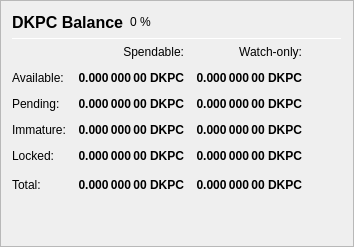
                   <widget class="QFrame" name="frame_Balances">
                    <property name="frameShape">
                     <enum>QFrame::StyledPanel</enum>
                    </property>
                    <property name="frameShadow">
                     <enum>QFrame::Raised</enum>
                    </property>
                    <layout class="QVBoxLayout" name="verticalLayout_4">
                     <item>
                      <layout class="QHBoxLayout" name="horizontalLayout_4">
                       <item>
                        <widget class="QLabel" name="label_5">
                         <property name="minimumSize">
                          <size>
                           <width>0</width>
                           <height>20</height>
                          </size>
                         </property>
                         <property name="font">
                          <font>
                           <pointsize>12</pointsize>
                           <weight>75</weight>
                           <bold>true</bold>
                          </font>
                         </property>
                         <property name="text">
                          <string>DKPC Balance</string>
                         </property>
                        </widget>
                       </item>
                       <item>
                        <widget class="QLabel" name="labelDKPCPercent">
                         <property name="text">
                          <string notr="true">0 %</string>
                         </property>
                        </widget>
                       </item>
                       <item>
                        <spacer name="horizontalSpacer_3">
                         <property name="orientation">
                          <enum>Qt::Horizontal</enum>
                         </property>
                         <property name="sizeHint" stdset="0">
                          <size>
                           <width>40</width>
                           <height>20</height>
                          </size>
                         </property>
                        </spacer>
                       </item>
                      </layout>
                     </item>
                     <item>
                      <widget class="Line" name="line_Balance">
                       <property name="minimumSize">
                        <size>
                         <width>0</width>
                         <height>1</height>
                        </size>
                       </property>
                       <property name="maximumSize">
                        <size>
                         <width>16777215</width>
                         <height>1</height>
                        </size>
                       </property>
                       <property name="orientation">
                        <enum>Qt::Horizontal</enum>
                       </property>
                      </widget>
                     </item>
                     <item>
                      <layout class="QGridLayout" name="gridLayout">
                       <property name="spacing">
                        <number>12</number>
                       </property>
                       <item row="0" column="1">
                        <widget class="QLabel" name="labelSpendable">
                         <property name="text">
                          <string>Spendable:</string>
                         </property>
                         <property name="alignment">
                          <set>Qt::AlignRight|Qt::AlignTrailing|Qt::AlignVCenter</set>
                         </property>
                        </widget>
                       </item>
                       <item row="0" column="2">
                        <widget class="QLabel" name="labelWatchonly">
                         <property name="text">
                          <string>Watch-only:</string>
                         </property>
                         <property name="alignment">
                          <set>Qt::AlignRight|Qt::AlignTrailing|Qt::AlignVCenter</set>
                         </property>
                        </widget>
                       </item>
                       <item row="1" column="0">
                        <widget class="QLabel" name="labelBalanceText">
                         <property name="text">
                          <string>Available:</string>
                         </property>
                        </widget>
                       </item>
                       <item row="1" column="1">
                        <widget class="QLabel" name="labelBalance">
                         <property name="font">
                          <font>
                           <weight>75</weight>
                           <bold>true</bold>
                          </font>
                         </property>
                         <property name="cursor">
                          <cursorShape>IBeamCursor</cursorShape>
                         </property>
                         <property name="toolTip">
                          <string>Your current spendable balance</string>
                         </property>
                         <property name="text">
                          <string notr="true">0.000 000 00 DKPC</string>
                         </property>
                         <property name="alignment">
                          <set>Qt::AlignRight|Qt::AlignTrailing|Qt::AlignVCenter</set>
                         </property>
                         <property name="textInteractionFlags">
                          <set>Qt::LinksAccessibleByMouse|Qt::TextSelectableByKeyboard|Qt::TextSelectableByMouse</set>
                         </property>
                        </widget>
                       </item>
                       <item row="1" column="2">
                        <widget class="QLabel" name="labelWatchAvailable">
                         <property name="font">
                          <font>
                           <weight>75</weight>
                           <bold>true</bold>
                          </font>
                         </property>
                         <property name="cursor">
                          <cursorShape>IBeamCursor</cursorShape>
                         </property>
                         <property name="toolTip">
                          <string>Your current balance in watch-only addresses</string>
                         </property>
                         <property name="text">
                          <string notr="true">0.000 000 00 DKPC</string>
                         </property>
                         <property name="alignment">
                          <set>Qt::AlignRight|Qt::AlignTrailing|Qt::AlignVCenter</set>
                         </property>
                         <property name="textInteractionFlags">
                          <set>Qt::LinksAccessibleByMouse|Qt::TextSelectableByKeyboard|Qt::TextSelectableByMouse</set>
                         </property>
                        </widget>
                       </item>
                       <item row="2" column="0">
                        <widget class="QLabel" name="labelPendingText">
                         <property name="text">
                          <string>Pending:</string>
                         </property>
                        </widget>
                       </item>
                       <item row="2" column="1">
                        <widget class="QLabel" name="labelUnconfirmed">
                         <property name="font">
                          <font>
                           <weight>75</weight>
                           <bold>true</bold>
                          </font>
                         </property>
                         <property name="cursor">
                          <cursorShape>IBeamCursor</cursorShape>
                         </property>
                         <property name="toolTip">
                          <string>Total of transactions that have yet to be confirmed, and do not yet count toward the spendable balance</string>
                         </property>
                         <property name="text">
                          <string notr="true">0.000 000 00 DKPC</string>
                         </property>
                         <property name="alignment">
                          <set>Qt::AlignRight|Qt::AlignTrailing|Qt::AlignVCenter</set>
                         </property>
                         <property name="textInteractionFlags">
                          <set>Qt::LinksAccessibleByMouse|Qt::TextSelectableByKeyboard|Qt::TextSelectableByMouse</set>
                         </property>
                        </widget>
                       </item>
                       <item row="2" column="2">
                        <widget class="QLabel" name="labelWatchPending">
                         <property name="font">
                          <font>
                           <weight>75</weight>
                           <bold>true</bold>
                          </font>
                         </property>
                         <property name="cursor">
                          <cursorShape>IBeamCursor</cursorShape>
                         </property>
                         <property name="toolTip">
                          <string>Unconfirmed transactions to watch-only addresses</string>
                         </property>
                         <property name="text">
                          <string notr="true">0.000 000 00 DKPC</string>
                         </property>
                         <property name="alignment">
                          <set>Qt::AlignRight|Qt::AlignTrailing|Qt::AlignVCenter</set>
                         </property>
                         <property name="textInteractionFlags">
                          <set>Qt::LinksAccessibleByMouse|Qt::TextSelectableByKeyboard|Qt::TextSelectableByMouse</set>
                         </property>
                        </widget>
                       </item>
                       <item row="3" column="0">
                        <widget class="QLabel" name="labelImmatureText">
                         <property name="text">
                          <string>Immature:</string>
                         </property>
                        </widget>
                       </item>
                       <item row="3" column="1">
                        <widget class="QLabel" name="labelImmature">
                         <property name="font">
                          <font>
                           <weight>75</weight>
                           <bold>true</bold>
                          </font>
                         </property>
                         <property name="cursor">
                          <cursorShape>IBeamCursor</cursorShape>
                         </property>
                         <property name="toolTip">
                          <string>Staked or masternode rewards that has not yet matured</string>
                         </property>
                         <property name="text">
                          <string notr="true">0.000 000 00 DKPC</string>
                         </property>
                         <property name="alignment">
                          <set>Qt::AlignRight|Qt::AlignTrailing|Qt::AlignVCenter</set>
                         </property>
                         <property name="textInteractionFlags">
                          <set>Qt::LinksAccessibleByMouse|Qt::TextSelectableByKeyboard|Qt::TextSelectableByMouse</set>
                         </property>
                        </widget>
                       </item>
                       <item row="3" column="2">
                        <widget class="QLabel" name="labelWatchImmature">
                         <property name="font">
                          <font>
                           <weight>75</weight>
                           <bold>true</bold>
                          </font>
                         </property>
                         <property name="cursor">
                          <cursorShape>IBeamCursor</cursorShape>
                         </property>
                         <property name="toolTip">
                          <string>Staked or masternode rewards in watch-only addresses that has not yet matured</string>
                         </property>
                         <property name="text">
                          <string notr="true">0.000 000 00 DKPC</string>
                         </property>
                         <property name="alignment">
                          <set>Qt::AlignRight|Qt::AlignTrailing|Qt::AlignVCenter</set>
                         </property>
                         <property name="textInteractionFlags">
                          <set>Qt::LinksAccessibleByMouse|Qt::TextSelectableByKeyboard|Qt::TextSelectableByMouse</set>
                         </property>
                        </widget>
                       </item>
                       <item row="4" column="0">
                        <widget class="QLabel" name="labelLockedBalanceText">
                         <property name="toolTip">
                          <string>Locked DKPC or Masternode collaterals. These are excluded from zDKPC minting.</string>
                         </property>
                         <property name="text">
                          <string>Locked:</string>
                         </property>
                        </widget>
                       </item>
                       <item row="4" column="1">
                        <widget class="QLabel" name="labelLockedBalance">
                         <property name="font">
                          <font>
                           <weight>75</weight>
                           <bold>true</bold>
                          </font>
                         </property>
                         <property name="cursor">
                          <cursorShape>IBeamCursor</cursorShape>
                         </property>
                         <property name="toolTip">
                          <string>Locked DKPC or Masternode collaterals. These are excluded from zDKPC minting.</string>
                         </property>
                         <property name="text">
                          <string notr="true">0.000 000 00 DKPC</string>
                         </property>
                         <property name="alignment">
                          <set>Qt::AlignRight|Qt::AlignTrailing|Qt::AlignVCenter</set>
                         </property>
                         <property name="textInteractionFlags">
                          <set>Qt::LinksAccessibleByMouse|Qt::TextSelectableByKeyboard|Qt::TextSelectableByMouse</set>
                         </property>
                        </widget>
                       </item>
                       <item row="4" column="2">
                        <widget class="QLabel" name="labelWatchLocked">
                         <property name="font">
                          <font>
                           <weight>75</weight>
                           <bold>true</bold>
                          </font>
                         </property>
                         <property name="cursor">
                          <cursorShape>IBeamCursor</cursorShape>
                         </property>
                         <property name="toolTip">
                          <string>Current locked balance in watch-only addresses</string>
                         </property>
                         <property name="text">
                          <string notr="true">0.000 000 00 DKPC</string>
                         </property>
                         <property name="alignment">
                          <set>Qt::AlignRight|Qt::AlignTrailing|Qt::AlignVCenter</set>
                         </property>
                         <property name="textInteractionFlags">
                          <set>Qt::LinksAccessibleByMouse|Qt::TextSelectableByKeyboard|Qt::TextSelectableByMouse</set>
                         </property>
                        </widget>
                       </item>
                       <item row="5" column="0">
                        <widget class="QLabel" name="labelTotalText">
                         <property name="text">
                          <string>Total:</string>
                         </property>
                         <property name="toolTip">
                          <string>Your current DarkPayCoin balance, unconfirmed and immature transactions included</string>
                         </property>
                        </widget>
                       </item>
                       <item row="5" column="1">
                        <widget class="QLabel" name="labelTotal">
                         <property name="font">
                          <font>
                           <weight>75</weight>
                           <bold>true</bold>
                          </font>
                         </property>
                         <property name="cursor">
                          <cursorShape>IBeamCursor</cursorShape>
                         </property>
                         <property name="toolTip">
                          <string>Your current DarkPayCoin balance, unconfirmed and immature transactions included</string>
                         </property>
                         <property name="text">
                          <string notr="true">0.000 000 00 DKPC</string>
                         </property>
                         <property name="alignment">
                          <set>Qt::AlignRight|Qt::AlignTrailing|Qt::AlignVCenter</set>
                         </property>
                         <property name="textInteractionFlags">
                          <set>Qt::LinksAccessibleByMouse|Qt::TextSelectableByKeyboard|Qt::TextSelectableByMouse</set>
                         </property>
                        </widget>
                       </item>
                       <item row="5" column="2">
                        <widget class="QLabel" name="labelWatchTotal">
                         <property name="font">
                          <font>
                           <weight>75</weight>
                           <bold>true</bold>
                          </font>
                         </property>
                         <property name="cursor">
                          <cursorShape>IBeamCursor</cursorShape>
                         </property>
                         <property name="toolTip">
                          <string>Current total balance in watch-only addresses</string>
                         </property>
                         <property name="text">
                          <string notr="true">0.000 000 00 DKPC</string>
                         </property>
                         <property name="alignment">
                          <set>Qt::AlignRight|Qt::AlignTrailing|Qt::AlignVCenter</set>
                         </property>
                         <property name="textInteractionFlags">
                          <set>Qt::LinksAccessibleByMouse|Qt::TextSelectableByKeyboard|Qt::TextSelectableByMouse</set>
                         </property>
                        </widget>
                       </item>
                       <item row="5" column="3">
                        <spacer name="horizontalSpacer_9">
                         <property name="orientation">
                          <enum>Qt::Horizontal</enum>
                         </property>
                         <property name="sizeHint" stdset="0">
                          <size>
                           <width>40</width>
                           <height>20</height>
                          </size>
                         </property>
                        </spacer>
                       </item>
                      </layout>
                     </item>
                     <item>
                      <spacer name="verticalSpacer_3">
                       <property name="orientation">
                        <enum>Qt::Vertical</enum>
                       </property>
                       <property name="sizeHint" stdset="0">
                        <size>
                         <width>20</width>
                         <height>40</height>
                        </size>
                       </property>
                      </spacer>
                     </item>
                    </layout>
                   </widget>
